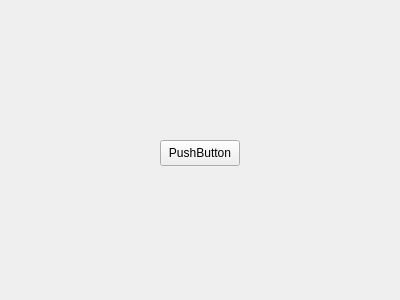
<?xml version="1.0" encoding="UTF-8"?>
<ui version="4.0">
 <class>Vent_tract</class>
 <widget class="QWidget" name="Vent_tract">
  <property name="geometry">
   <rect>
    <x>0</x>
    <y>0</y>
    <width>400</width>
    <height>300</height>
   </rect>
  </property>
  <property name="windowTitle">
   <string>Form</string>
  </property>
  <widget class="QPushButton" name="pushButton">
   <property name="geometry">
    <rect>
     <x>160</x>
     <y>140</y>
     <width>80</width>
     <height>26</height>
    </rect>
   </property>
   <property name="text">
    <string>PushButton</string>
   </property>
  </widget>
 </widget>
 <resources/>
 <connections/>
</ui>
